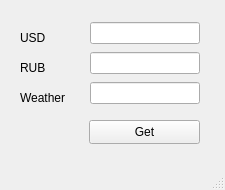
<?xml version="1.0" encoding="UTF-8"?>
<ui version="4.0">
 <class>HTML_Parser</class>
 <widget class="QMainWindow" name="HTML_Parser">
  <property name="geometry">
   <rect>
    <x>0</x>
    <y>0</y>
    <width>225</width>
    <height>190</height>
   </rect>
  </property>
  <property name="windowTitle">
   <string>HTML_Parser</string>
  </property>
  <widget class="QWidget" name="centralwidget">
   <widget class="QLabel" name="label">
    <property name="geometry">
     <rect>
      <x>20</x>
      <y>30</y>
      <width>49</width>
      <height>16</height>
     </rect>
    </property>
    <property name="text">
     <string>USD</string>
    </property>
   </widget>
   <widget class="QLabel" name="label_2">
    <property name="geometry">
     <rect>
      <x>20</x>
      <y>90</y>
      <width>49</width>
      <height>16</height>
     </rect>
    </property>
    <property name="text">
     <string>Weather</string>
    </property>
   </widget>
   <widget class="QLabel" name="label_3">
    <property name="geometry">
     <rect>
      <x>20</x>
      <y>60</y>
      <width>49</width>
      <height>16</height>
     </rect>
    </property>
    <property name="text">
     <string>RUB</string>
    </property>
   </widget>
   <widget class="QPushButton" name="pb_get">
    <property name="geometry">
     <rect>
      <x>89</x>
      <y>120</y>
      <width>111</width>
      <height>24</height>
     </rect>
    </property>
    <property name="text">
     <string>Get</string>
    </property>
   </widget>
   <widget class="QWidget" name="">
    <property name="geometry">
     <rect>
      <x>90</x>
      <y>20</y>
      <width>110</width>
      <height>86</height>
     </rect>
    </property>
    <layout class="QVBoxLayout" name="verticalLayout_2">
     <item>
      <widget class="QLineEdit" name="le_usd"/>
     </item>
     <item>
      <widget class="QLineEdit" name="le_rub"/>
     </item>
     <item>
      <widget class="QLineEdit" name="le_weather"/>
     </item>
    </layout>
   </widget>
  </widget>
  <widget class="QMenuBar" name="menubar">
   <property name="geometry">
    <rect>
     <x>0</x>
     <y>0</y>
     <width>225</width>
     <height>21</height>
    </rect>
   </property>
  </widget>
  <widget class="QStatusBar" name="statusbar"/>
 </widget>
 <resources/>
 <connections/>
</ui>
